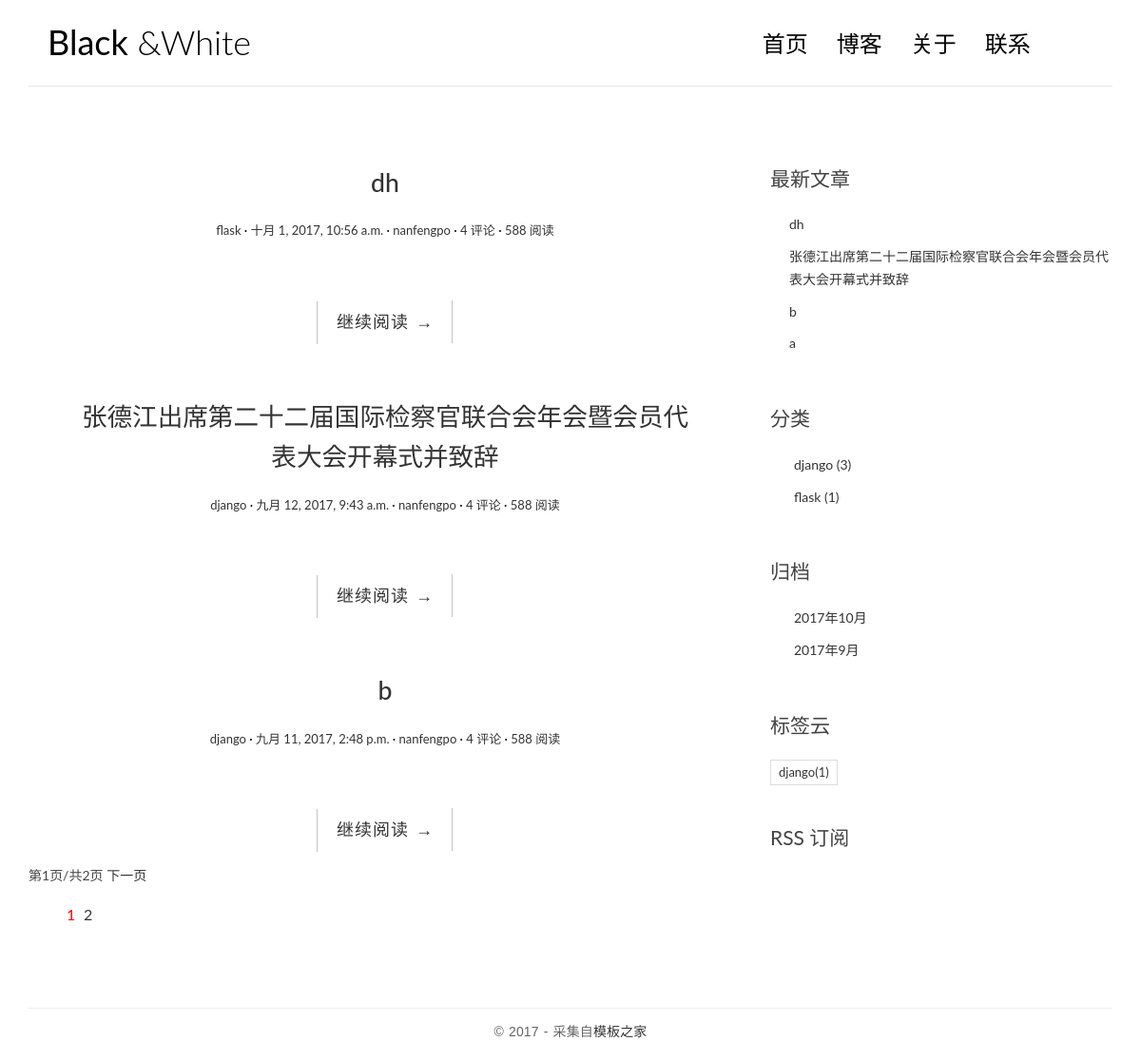
Before: / with the older database file.
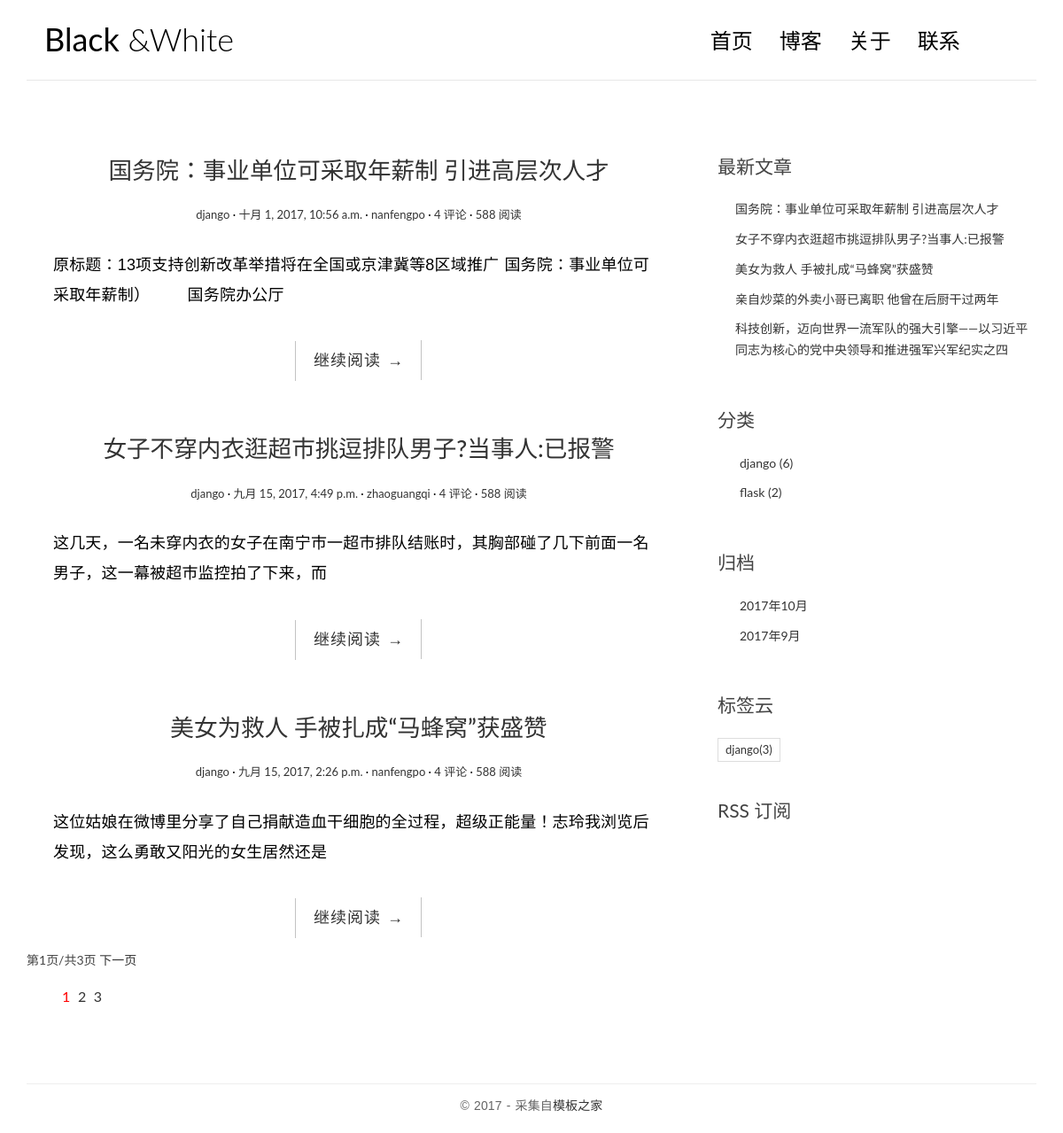
After: the same page with the newer database file.
### blog/models.py (models this page shows, shortened)
class Post(models.Model):
    title = models.CharField(max_length=64)
    body = models.TextField()
    created_time = models.DateTimeField()
    modified_time = models.DateTimeField()
    excerpt = models.CharField(max_length=256,blank=True)
    category = models.ForeignKey(Category)
    tags = models.ManyToManyField(Tag,blank=True)
    author = models.ForeignKey(User)
    views = models.PositiveIntegerField(default=0)
    class Meta:
        ordering = ['-created_time','-modified_time']
    def get_absolute_url(self):
        return reverse('blog:detail',kwargs={'pk':self.pk}) #

class Category(models.Model):
    name = models.CharField(max_length=64)

class Tag(models.Model):
    name = models.CharField(max_length=64)

### blog/views.py (the view, shortened to what this page needs)
# urls.py: url(r'^$',views.IndexView.as_view(),name='index'),
class IndexView(ListView):
    model = Post
    template_name = 'blog/index.html'
    context_object_name = 'post_list'
    paginate_by = 3
    def get_context_data(self, **kwargs):
        context = super().get_context_data(**kwargs)
        paginator = context.get('paginator')
        page = context.get('page_obj')
        is_paginated = context.get('is_paginated')
        pagination_data = self.pagination_data(paginator,page,is_paginated)
        context.update(pagination_data)
        return context
    def pagination_data(self,paginator,page,is_paginated):
        if not is_paginated:
            return {}
        left = []
        right = []
        left_has_more = False
        right_has_more = False
        first = False
        last = False
        page_number = page.number
        total_pages = paginator.num_pages
        page_range = paginator.page_range
        if page_number == 1:
            right = page_range[page_number:page_number+2]
            if right[-1] < total_pages:
                last = True
            if right[-1] < total_pages - 1:
                right_has_more = True
        elif page_number == total_pages:
            left = page_range[(page_number - 3) if (page_number - 3) > 0 else 0:page_number -1]
            if left[0] > 2:
                left_has_more = True
            if left[0] > 1:
                first = True
        data = {
            'left':left,
            'right':right,
            'left_has_more':left_has_more,
            'right_has_more':right_has_more,
            'first':first,
            'last':last,
        }
        return data

### blog/templatetags/blog_tags.py (called while the page is built)
@register.simple_tag
def get_recent_posts(num=5):
    return Post.objects.all().order_by('-created_time')[:num]

@register.simple_tag
def archives():
    return Post.objects.dates('created_time','month',order='DESC')

@register.simple_tag
def get_categories():
    return Category.objects.annotate(num_posts=Count('post')).filter(num_posts__gt=0)

@register.simple_tag
def get_tags():
    return Tag.objects.annotate(num_posts=Count('post')).filter(num_posts__gt=0 )

### templates/blog/index.html (shortened to what this page needs)
{% extends 'blog/base.html' %}
{% block main %}
{% for post in post_list %}
<article class="post post-{{ post.pk }}">
    <header class="entry-header">
        <h1 class="entry-title">
            <a href="{{ post.get_absolute_url }}">{{ post.title }}</a>
        </h1>
        <div class="entry-meta">
            <span class="post-category"><a href="#">{{ post.category.name }}</a></span>
            <span class="post-date"><a href="#"><time class="entry-date" datetime="{{ post.created_time }}">{{ post.created_time }}</time></a></span>
            <span class="post-author"><a href="#">{{ post.author }}</a></span>
            <span class="comments-link"><a href="#">4 评论</a></span>
            <span class="views-count"><a href="#">588 阅读</a></span>
        </div>
    </header>
    <div class="entry-content clearfix">
        <p>{{ post.excerpt }}</p>
        <div class="read-more cl-effect-14">
            <a href="{{ post.get_absolute_url }}" class="more-link">继续阅读 <span class="meta-nav">→</span></a>
        </div>
    </div>
</article>
{% empty %}
<div class="no-post">暂时还没有发布的文章！</div>
{% endfor %}
{% if is_paginated %}
<div class="pagination_simple">
    <span class="current">第{{page_obj.number}}页/共{{paginator.num_pages}}页</span>
    {% if page_obj.has_next %}
    <a href="?page={{page_obj.next_page_number}}">下一页</a>
    {% endif %}
</div>
{% endif %}
{% if is_paginated %}
    <div class="pagination">
        <ul>
            <li class="current"><a href="?page={{ page_obj.number }}">{{ page_obj.number }}</a> </li>
            {% if right %}
                {% for i in right %}
                    <li><a href="?page={{ i }}">{{ i }}</a></li>
                {% endfor %}
            {% endif %}
        </ul>
    </div>
{% endif %}
{% endblock main %}

### templates/blog/base.html (shortened to what this page needs)
{% load staticfiles %}
{% load blog_tags %}
<html>
<head>
    <link rel="stylesheet" href="{% static 'blog/css/bootstrap.min.css' %}">
    <link rel="stylesheet" href="{% static 'blog/css/custom.css' %}">
    <link rel="stylesheet" href="{% static 'blog/css/pace.css' %}">
    <link rel="stylesheet" href="{% static 'blog/css/highlights/github.css' %}">
    <link rel="stylesheet" href="http://code.ionicframework.com/ionicons/2.0.1/css/ionicons.min.css">
</head>
<body>
<div class="container">
    <header id="site-header">
        <div class="row">
            <div class="col-md-4 col-sm-5 col-xs-8">
                <div class="logo">
                    <h1><a href="{% url 'blog:index' %}"><b>Black</b> &amp;White</a></h1>
                </div>
            </div>
            <div class="col-md-8 col-sm-7 col-xs-4">
                <nav class="main-nav" role="navigation">
                    <div class="collapse navbar-collapse" id="bsexample-navbar-collapse-1">
                        <ul class="nav navbar-nav navbar-right">
                            <li class="cl-effect-11"><a href="{% url 'blog:index' %}" data-hover="首页">首页</a></li>
                            <li class="cl-effect-11"><a href="fullwidth.html" data-hover="博客">博客</a></li>
                            <li class="cl-effect-11"><a href="about.html" data-hover="关于">关于</a></li>
                            <li class="cl-effect-11"><a href="contact.html" data-hover="联系">联系</a></li>
                        </ul>
                    </div>
                </nav>
            </div>
        </div>
    </header>
</div>
<div class="content-body">
    <div class="container">
        <div class="row">
            <main class="col-md-8">
                {% block main %}
                {% endblock %}
            </main>
            <aside class="col-md-4">
                <div class="widget widget-recent-posts">
                    <h3 class="widget-title">最新文章</h3>
                    {% get_recent_posts as recent_post_list %}
                    <ul>
                        {% for post in recent_post_list %}
                        <li>
                            <a href="{{ post.get_absolute_url }}">{{post.title}}</a>
                        </li>
                        {% empty %}
                        没有文章
                        {% endfor %}
                    </ul>
                </div>
                <div class="widget widget-category">
                    <h3 class="widget-title">分类</h3>
                    {% get_categories as category_list %}
                    <ul>
                        {% for category in category_list %}
                        <li>
                            <a href="{% url 'blog:category' category.pk %}">{{category.name}}
                                <span class="post-count">({{category.num_posts}})</span>
                            </a>
                        </li>
                        {% empty %}
                        暂无分类
                        {% endfor %}
                    </ul>
                </div>
                <div class="widget widget-archives">
                    <h3 class="widget-title">归档</h3>
                    {% archives as date_list %}
                    <ul>
                        {% for date in date_list %}
                        <li>
                            <a href="{% url 'blog:archives' date.year date.month %}">{{date.year}}年{{date.month}}月</a>
                        </li>
                        {% empty %}
                        没有归档
                        {% endfor %}
                    </ul>
                </div>
                <div class="widget widget-tag-cloud">
                    <h3 class="widget-title">标签云</h3>
                    {% get_tags as tag_list %}
                    <ul>
                        {% for tag in tag_list %}
                        <li>
                            <a href="{% url 'blog:tag' tag.pk %}">{{tag.name}}<span class="post-count">({{tag.num_posts}})</span></a>
                        </li>
                        {% empty %}
                            暂无标签
                        {% endfor %}
                    </ul>
                </div>
                <div class="rss">
                    <a href=""> RSS 订阅</a>
                </div>
            </aside>
        </div>
    </div>
</div>
<footer id="site-footer">
    <div class="container">
        <div class="row">
            <div class="col-md-12">
                <p class="copyright">&copy 2017 - 采集自<a href="http://www.cssmoban.com/" target="_blank" title="模板之家">模板之家</a></p>
            </div>
        </div>
    </div>
</footer>
</body>
</html>

### blog/static/blog/css/custom.css (style rules this page uses)
* { outline: none; }
h1, h2, h3, h4, h5, h6 { margin-top: 0; }
b { font-weight: 400; }
a { color: #333; }
body { color: #444; font-family: 'Lato', sans-serif; }
p { font-family: 'Ubuntu', sans-serif; font-weight: 400; word-spacing: 1px; letter-spacing: 0.01em; }
#site-header { background-color: #FFF; padding: 25px 20px; margin-bottom: 40px; border-bottom: 1px solid #e7e7e7; }
.logo h1 a { color: #000; }
.logo h1 { margin: 0; font-family: 'Lato', sans-serif; font-weight: 300; }
.main-nav { margin-top: 11px; max-width: 95%; }
.main-nav a { color: #000000 !important; padding: 0 0 5px 0 !important; margin-right: 30px; font-family: 'Lato', sans-serif; font-weight: 300; font-size: 24px; }
.cl-effect-11 a { padding: 10px 0; color: #0972b4; text-shadow: none; }
.cl-effect-11 a::before { position: absolute; top: 0; left: 0; overflow: hidden; padding: 0 0 5px 0 !important; max-width: 0; border-bottom: 1px solid #000; color: #000; content: attr(data-hover); white-space: nowrap; -webkit-transition: max-width 0.5s; -moz-transition: max-width 0.5s; transition: max-width 0.5s; }
.content-body { padding-bottom: 4em; }
.post { background: #fff; padding: 30px 30px 0; }
.entry-title { text-align: center; font-size: 1.9em; margin-bottom: 20px; line-height: 1.6; padding: 10px 20px 0; }
.entry-meta { text-align: center; color: #DDDDDD; font-size: 13px; margin-bottom: 30px; }
.entry-content { font-size: 18px; line-height: 1.9; font-weight: 300; color: #000; }
.post-category::after, .post-date::after, .post-author::after, .comments-link::after { content: ' ·'; color: #000; }
.read-more { font-family: 'Ubuntu', sans-serif; font-weight: 400; word-spacing: 1px; letter-spacing: 0.01em; text-align: center; margin-top: 20px; }
.cl-effect-14 a { padding: 0 20px; height: 45px; line-height: 45px; position: relative; display: inline-block; margin: 15px 25px; letter-spacing: 1px; font-weight: 400; text-shadow: 0 0 1px rgba(255, 255, 255, 0.3); }
.cl-effect-14 a::before, .cl-effect-14 a::after { position: absolute; width: 45px; height: 1px; background: #C3C3C3; content: ''; -webkit-transition: all 0.3s; -moz-transition: all 0.3s; transition: all 0.3s; pointer-events: none; }
.cl-effect-14 a::before { top: 0; left: 0; -webkit-transform: rotate(90deg); -moz-transform: rotate(90deg); transform: rotate(90deg); -webkit-transform-origin: 0 0; -moz-transform-origin: 0 0; transform-origin: 0 0; }
.cl-effect-14 a::after { right: 0; bottom: 0; -webkit-transform: rotate(90deg); -moz-transform: rotate(90deg); transform: rotate(90deg); -webkit-transform-origin: 100% 0; -moz-transform-origin: 100% 0; transform-origin: 100% 0; }
.widget { background: #fff; padding: 30px 0 0; }
.widget-title { font-size: 1.5em; margin-bottom: 20px; line-height: 1.6; padding: 10px 0 0; font-weight: 400; }
.widget-recent-posts ul { padding: 0; margin: 0; padding-left: 20px; }
.widget-recent-posts ul li { list-style-type: none; position: relative; line-height: 170%; margin-bottom: 10px; }
.widget-recent-posts ul li::before { content: '\f3d3'; font-family: "Ionicons"; position: absolute; left: -17px; top: 3px; font-size: 16px; color: #000; }
.widget-archives ul { padding: 0; margin: 0; padding-left: 25px; }
.widget-archives ul li { list-style-type: none; position: relative; line-height: 170%; margin-bottom: 10px; }
.widget-archives ul li::before { content: '\f3f3'; font-family: "Ionicons"; position: absolute; left: -25px; top: 1px; font-size: 16px; color: #000; }
.widget-category ul { padding: 0; margin: 0; padding-left: 25px; }
.widget-category ul li { list-style-type: none; position: relative; line-height: 170%; margin-bottom: 10px; }
.widget-category ul li::before { content: '\f3fe'; font-family: "Ionicons"; position: absolute; left: -25px; top: 1px; font-size: 18px; color: #000; }
.widget-tag-cloud ul { padding: 0; margin: 0; margin-right: -10px; }
.widget-tag-cloud ul li { list-style-type: none; font-size: 13px; display: inline-block; margin-right: 10px; margin-bottom: 10px; padding: 3px 8px; border: 1px solid #ddd; }
.rss { font-size: 21px; margin-top: 30px; }
.rss a { color: #444; }
#site-footer { padding-top: 10px; padding: 0 0 1.5em 0; }
.copyright { text-align: center; padding-top: 1em; margin: 0; border-top: 1px solid #eee; color: #666; }
.pagination ul { list-style: none; }
.pagination ul li { display: inline-block; font-size: 16px; margin-right: 5px; }
.current a { color: red; }

Changed rows visible on the page:
no longer on this page (row edited): Post: title "张德江出席第二十二届国际检察官联合会年会暨会员代表大会开幕式并致辞", category.name "django", created_time "九月 12, 2017, 9:43 a.m.", author "nanfengpo"
no longer on this page (row edited): Post: title "b", category.name "django", created_time "九月 11, 2017, 2:48 p.m.", author "nanfengpo"
no longer on this page (row edited): Post: title "a", shown under "最新文章"
changed Post: title "dh" → "国务院：事业单位可采取年薪制 引进高层次人才"; category.name "flask" → "django"; excerpt (not shown) → "原标题：13项支持创新改革举措将在全国或京津冀等8区域推广 国务院：事业单位可采取年薪制） 国务院办公厅"
added Post: title "女子不穿内衣逛超市挑逗排队男子?当事人:已报警", category.name "django", created_time "九月 15, 2017, 4:49 p.m.", author "zhaoguangqi", excerpt "这几天，一名未穿内衣的女子在南宁市一超市排队结账时，其胸部碰了几下前面一名男子，这一幕被超市监控拍了下来，而"
added Post: title "美女为救人 手被扎成“马蜂窝”获盛赞", category.name "django", created_time "九月 15, 2017, 2:26 p.m.", author "nanfengpo", excerpt "这位姑娘在微博里分享了自己捐献造血干细胞的全过程，超级正能量！志玲我浏览后发现，这么勇敢又阳光的女生居然还是"
added Post: title "亲自炒菜的外卖小哥已离职 他曾在后厨干过两年", shown under "最新文章"
added Post: title "科技创新，迈向世界一流军队的强大引擎——以习近平同志为核心的党中央领导和推进强军兴军纪实之四", shown under "最新文章"
computed for Category "django": num_posts "3" → "6"
computed for Category "flask": num_posts "1" → "2"
computed for Tag "django": num_posts "1" → "3"
Other visible differences:
{{ paginator.num_pages }}: "2" → "3"
new list line: "3"
